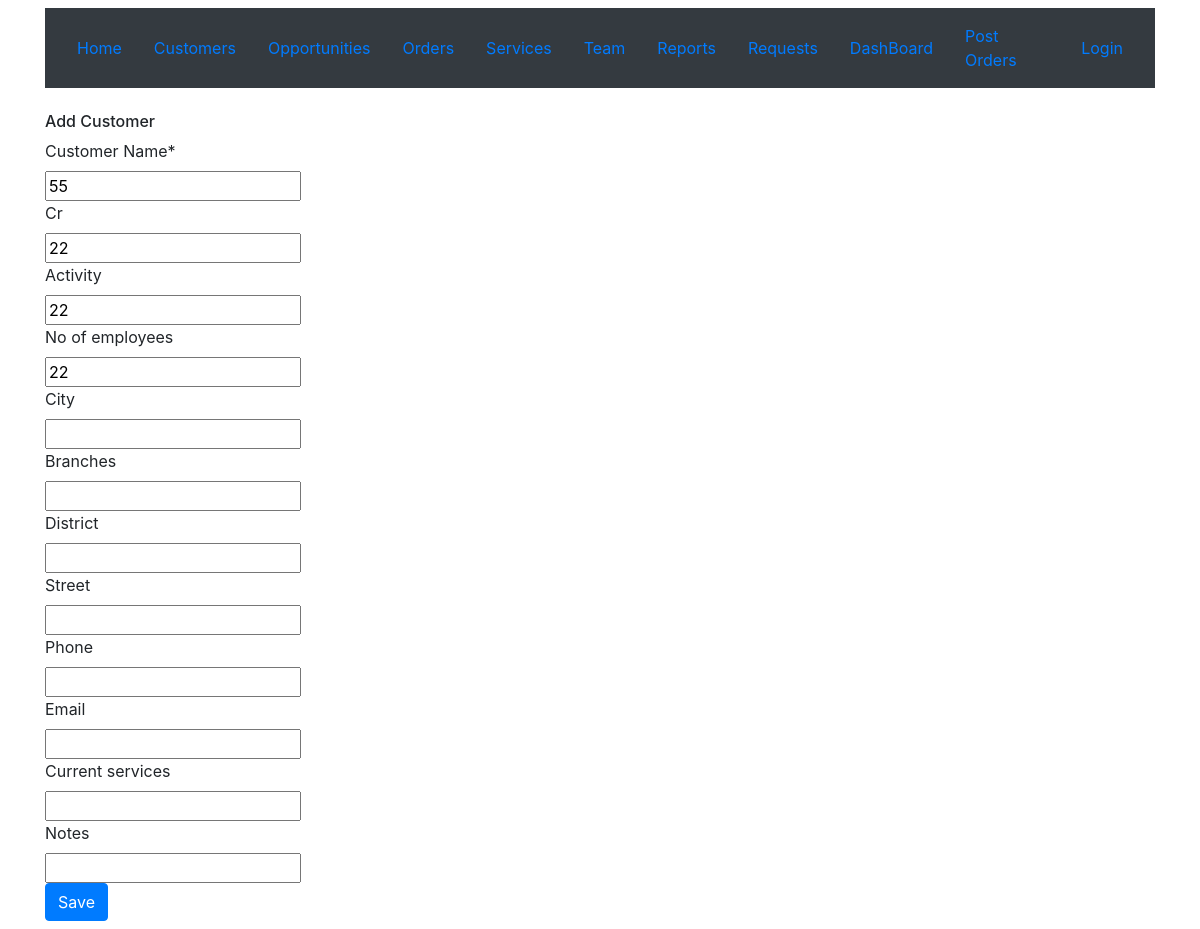
The page /crmapp/customer/update/11/ on the database its author committed.
### crmapp/models.py (models this page shows, shortened)
class customer(models.Model):
    creator = models.ForeignKey(User,blank=True,null=True,on_delete=models.CASCADE,related_name='user_customers',verbose_name ='Creator')
    customername = models.CharField("Customer Name",max_length=100,null=True)
    cr = models.IntegerField(null = True,blank = True, unique=True)
    activity  = models.CharField(max_length=100,blank=True)
    city = models.CharField(max_length=40,blank=True,null=True)
    no_of_employees = models.IntegerField(null = True,blank = True)
    branches = models.IntegerField(null = True,blank = True)
    district  = models.CharField(max_length = 100,blank = True)
    street  = models.CharField(max_length=100,blank=True)
    phone = models.IntegerField(null = True,blank = True)
    email = models.EmailField(null = True,blank = True)
    current_services = models.CharField(max_length=1000,blank=True)
    notes = models.CharField(max_length=1000,blank=True)
    creationdate = models.DateTimeField("Creation Date",auto_now_add=True)
    updatedate = models.DateTimeField("Update Date",auto_now=True)

### crmapp/views.py (the view)
# urls.py: path('customer/update/<pk>/', views.customerUpdateView.as_view(), name='customerupdate'),
class customerUpdateView(UpdateView):
    redirect_field_name = 'repeatitapp/customer_detail.html'
    form_class = customerForm
    model = customer

### crmapp/forms.py
class customerForm(forms.ModelForm):
    class Meta:
        model = customer
        fields = ('customername','cr','activity','no_of_employees','city', 'branches','district','street','phone','email','current_services','notes',)
        widgets = {
            'title': forms.TextInput(attrs={'class': 'textinputclass'}),
            'text': forms.Textarea(attrs={'class': 'editable medium-editor-textarea postcontent'}),
        }

### crmapp/templates/crmapp/customer_form.html (shortened to what this page needs)
{% extends 'crmapp/base.html' %}
{% load crispy_forms_tags %}
{% block content %}
<div class="container">
  <br>
<h6>Add Customer</h6>
    <form method="POST" class="post-form">
    {{form|crispy}}
    <button type="submit" class="btn btn-primary mb-2">Save</button>
    </form>
</div>
{% endblock %}

### rows shown on the page
customer: customername "55", cr "22", activity "22", no_of_employees "22"
